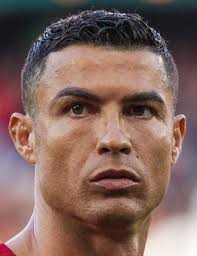
#> input picture test_data/cristiano.jpg, 197 x 256 px
$ jupyter execute --allow-errors Image_classification.ipynb   (shell and % lines are left out)
#> lines starting #> are read from the running program, lines starting #| are printed output that depends on the picture
[cell 1]
import cv2
import seaborn
import matplotlib.pyplot as plt
import numpy as np

[cell 2]
img=cv2.imread('test_data/cristiano.jpg')
#> img is the input picture: shape (256, 197, 3); mean B, G, R 94.1, 101.2, 129.1
img.shape
#> Out = (256, 197, 3)

[cell 3]
plt.imshow(img)
plt.show()

[cell 4]
gray=cv2.cvtColor(img,cv2.COLOR_BGR2GRAY)
gray

[cell 5]
plt.imshow(gray,cmap='gray')
plt.show()

[cell 6]
face_cascade = cv2.CascadeClassifier('opencv/haarcascades/haarcascade_frontalface_default.xml')
eye_cascade = cv2.CascadeClassifier('opencv/haarcascades/haarcascade_eye.xml')

faces = face_cascade.detectMultiScale(gray,1.9, 3)
#> faces = [[29, 44, 165, 165]]
faces
#> Out = [[29, 44, 165, 165]]

[cell 7]
x,y,w,h=faces[0]
#> x = 29; y = 44; w = 165; h = 165

[cell 8]
x,y,w,h
#> Out = (29, 44, 165, 165)

[cell 9]
face_img = cv2.rectangle(img,(x,y),(x+w,y+h),(255,155,0),2)
plt.imshow(face_img)
plt.show()

[cell 10]
cv2.destroyAllWindows()
for (x,y,w,h) in faces:
    face_img = cv2.rectangle(img,(x,y),(x+w,y+h),(255,0,0),2)
    roi_gray = gray[y:y+h, x:x+w]
    roi_color = face_img[y:y+h, x:x+w]
    eyes = eye_cascade.detectMultiScale(roi_gray)
    for (ex,ey,ew,eh) in eyes:
        cv2.rectangle(roi_color,(ex,ey),(ex+ew,ey+eh),(0,255,0),2)
#> this loop made 1 pass
#> (x, y, w, h, eyes) on pass 1: (29, 44, 165, 165, [[24, 42, 45, 45], [90, 45, 42, 42]])
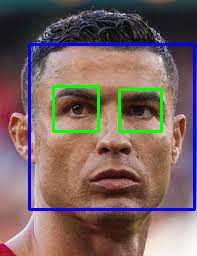
#> img: shape (256, 197, 3); mean B, G, R 98.1, 100, 121.1
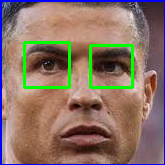
#> roi_color: shape (165, 165, 3); mean B, G, R 102.7, 114.9, 137.6


plt.figure()
plt.imshow(face_img, cmap='gray')
plt.show()

[cell 11]
plt.imshow(roi_color, cmap='gray')

[cell 12]
crop_img=np.array(roi_color)
crop_img.shape
#> Out = (165, 165, 3)

[cell 13]
import pywt
def py2dec(img,mode='haar',level=1):
    iArray=img
    iArray=cv2.cvtColor(iArray,cv2.COLOR_BGR2GRAY)
    iArray=np.float32(iArray)
    iArray/=255
    coff=pywt.wavedec2(iArray,mode,level=level)
    coff_h=list(coff)
    coff_h[0]*=0
    iArray_img=pywt.waverec2(coff_h,mode)
    iArray_img*=255
    iArray_img_f=np.uint8(iArray_img)
    return iArray_img_f

[cell 14]
py2dec(img)
#> in py2dec, `iArray=cv2.cvtColor(iArray,cv2.COLOR_BGR2GRAY)`:
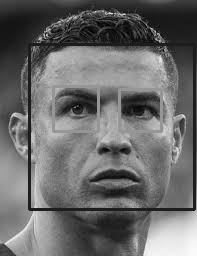
#> iArray: shape (256, 197); min 0, max 250, mean 106.1
#> in py2dec, `coff=pywt.wavedec2(iArray,mode,level=level)`: coff = 2 items

[cell 15]
im_har = py2dec(crop_img,'db1',5)
#> call 2 of py2dec, with mode = 'db1', level = 5
#> in py2dec (call 2), `iArray=cv2.cvtColor(iArray,cv2.COLOR_BGR2GRAY)`:
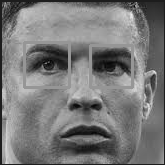
#> iArray: shape (165, 165); min 1, max 240, mean 120.3
#> in py2dec (call 2), `coff=pywt.wavedec2(iArray,mode,level=level)`: coff = 6 items
plt.imshow(im_har, cmap='gray')

[cell 16]
import cv2

def resize_image(image, width=300 ,height=100):
    """
    Resize the image to a specified width or height while maintaining aspect ratio.
    """
    h, w = image.shape[:2]

    if width is not None:
        # Calculate the new height maintaining the aspect ratio
        r = width / float(w)
        dim = (width, int(h * r))
    elif height is not None:
        # Calculate the new width maintaining the aspect ratio
        r = height / float(h)
        dim = (int(w * r), height)
    else:
        # If neither width nor height is specified, return the original image
        return image

    # Resize the image
    resized = cv2.resize(image, dim, interpolation=cv2.INTER_AREA)
    return resized

# Example usage
image = cv2.imread('test_data/download.jpg')
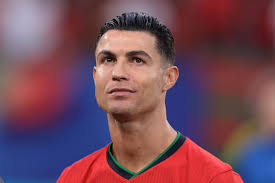
#> input picture test_data/download.jpg, 275 x 183 px
#> image is the input picture: shape (183, 275, 3); mean B, G, R 89.5, 74.5, 115.5
resized_image = resize_image(image, width=200,height=90)  # Resize to width of 800 pixels
plt.imshow(resized_image)
# plt.imshow(image)

[cell 17]
def detect_faces_dynamic(image):
    image=resize_image(image, width=600,height=800)
    # Dynamically set minSize based on image size
    min_size = (int(image.shape[1] * 0.1), int(image.shape[0] * 0.1))  # 10% of image size
    height, width = image.shape[:2]
    # Dynamically set scaleFactor and minNeighbors
    if height > 1000 or width > 1000:  # Large image sizes (e.g., high resolution)
        scale_factor = 1.2
    elif height < 500 or width < 500:  # Smaller images (e.g., low resolution)
        scale_factor = 1.05
    else:  # Standard images
        scale_factor = 1.1
                    # A common starting point
    min_neighbors = 5  # Adjust based on your dataset

    # Detect faces
    faces = face_cascade.detectMultiScale(gray, scaleFactor=scale_factor, minNeighbors=min_neighbors, minSize=min_size)

    return faces

[cell 18]
def get_cropped_image_if_2_eyes(image_path):
    img = cv2.imread(image_path)
    if img is None:
        return None
    gray = cv2.cvtColor(img, cv2.COLOR_BGR2GRAY)
    faces = detect_faces_dynamic(gray)
    for (x,y,w,h) in faces:
        roi_gray = gray[y:y+h, x:x+w]
        roi_color = img[y:y+h, x:x+w]
        eyes = eye_cascade.detectMultiScale(roi_gray)
        if len(eyes) >= 2:
            return roi_color

[cell 19]
img=cv2.imread('test_data/cristiano.jpg')
plt.imshow(img)
plt.show()

[cell 20]
cropped_image = get_cropped_image_if_2_eyes('test_data/cristiano.jpg')
#> in detect_faces_dynamic, `faces = face_cascade.detectMultiScale(gray, scaleFactor=scale_factor, ..`: faces = [[25, 45, 166, 166]]
#> the loop in get_cropped_image_if_2_eyes, `for (x,y,w,h) in faces:` made 1 pass
#> (x, y, w, h, eyes) on pass 1: (25, 45, 166, 166, [[27, 42, 44, 44], [66, 93, 26, 26], [92, 45, 42, 42]])
plt.imshow(cropped_image)

[cell 21]
img2=cv2.imread('test_data/download.jpg')
plt.imshow(img2)

[cell 22]
cropped_img2=get_cropped_image_if_2_eyes('test_data/download.jpg')
#> the loop in get_cropped_image_if_2_eyes, `for (x,y,w,h) in faces:` made 1 pass
#> (x, y, w, h, eyes) on pass 1: (24, 44, 166, 166, [[72, 3, 23, 23], [104, 6, 22, 22]])
plt.imshow(cropped_img2)
type(cropped_img2)

[cell 23]
img3=cv2.imread('test_data/OIP (4).jpg')
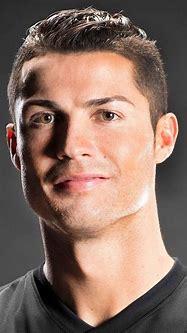
#> input picture test_data/OIP (4).jpg, 187 x 333 px
#> img3 is the input picture: shape (333, 187, 3); mean B, G, R 99.3, 110.5, 135.3
plt.imshow(img3)

[cell 24]
cropped_3=get_cropped_image_if_2_eyes('test_data/OIP (4).jpg')
#> in get_cropped_image_if_2_eyes (call 3), `faces = detect_faces_dynamic(gray)`: faces = [[23, 41, 171, 171]]
#> the loop in get_cropped_image_if_2_eyes, `for (x,y,w,h) in faces:` made 1 pass
#> (x, y, w, h, eyes) on pass 1: (23, 41, 171, 171, [[66, 59, 32, 32], [4, 62, 31, 31]])
#> pass 1, in get_cropped_image_if_2_eyes (call 3), `roi_color = img[y:y+h, x:x+w]`:
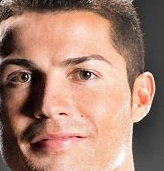
#> roi_color: shape (171, 164, 3); mean B, G, R 113, 128.9, 165.5
plt.imshow(cropped_3)
type(cropped_3)

[cell 25]
path_to_data = "assets/data/"
path_to_cr_data = "assets/data/cropped/"

[cell 26]
import os
img_dirs=[]
for entry in os.scandir(path_to_data):
    if entry.is_dir():
        img_dirs.append(entry.path)

[cell 27]
img_dirs

[cell 28]
import shutil
import os
if os.path.exists(path_to_cr_data):
    shutil.rmtree(path_to_cr_data)
os.mkdir(path_to_cr_data)

[cell 29]
cropped_image_dirs = []
celebrity_file_names_dict = {}
for img_dir in img_dirs:
    count = 1
    celebrity_name = img_dir.split('/')[-1]
    celebrity_file_names_dict[celebrity_name] = []
    for entry in os.scandir(img_dir):
        # print(entry.path)
        roi_color = get_cropped_image_if_2_eyes(entry.path)
#> call 4 of get_cropped_image_if_2_eyes, with image_path = 'assets/data/cristiano/OIP (3).jpg'
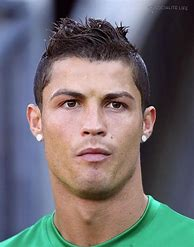
#> input picture assets/data/cristiano/OIP (3).jpg, 194 x 247 px
#> in get_cropped_image_if_2_eyes, img is the input picture: shape (247, 194, 3); mean B, G, R 110.7, 108, 111.2
#> in get_cropped_image_if_2_eyes (call 4), `gray = cv2.cvtColor(img, cv2.COLOR_BGR2GRAY)`:
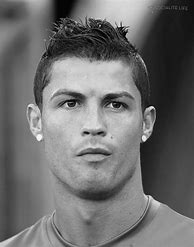
#> gray: shape (247, 194); min 0, max 252, mean 109.3
#> in get_cropped_image_if_2_eyes (call 4), `faces = detect_faces_dynamic(gray)`: faces = [[25, 45, 166, 166]]
#> the loop in get_cropped_image_if_2_eyes, `for (x,y,w,h) in faces:` made 1 pass
#> (x, y, w, h, eyes) on pass 1: (25, 45, 166, 166, [[74, 45, 29, 29], [30, 45, 29, 29]])
#> pass 1, in get_cropped_image_if_2_eyes (call 4), `roi_color = img[y:y+h, x:x+w]`:
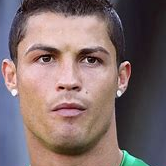
#> roi_color: shape (166, 166, 3); mean B, G, R 108.4, 108.7, 128.2
        if roi_color is not None:
            cropped_folder = path_to_cr_data + celebrity_name
            if not os.path.exists(cropped_folder):
                os.makedirs(cropped_folder)
                cropped_image_dirs.append(cropped_folder)
                print("Generating cropped images in folder: ",cropped_folder)
            cropped_file_name = celebrity_name + str(count) + ".png"
            cropped_file_path = cropped_folder + "/" + cropped_file_name
            cv2.imwrite(cropped_file_path, roi_color)
            celebrity_file_names_dict[celebrity_name].append(cropped_file_path)
            count += 1

[cell 30]
celebrity_file_names_dict = {}
for img_dir in cropped_image_dirs:
    celebrity_name = img_dir.split('/')[-1]
    file_list = []
    for entry in os.scandir(img_dir):
        file_list.append(entry.path)
    celebrity_file_names_dict[celebrity_name] = file_list
celebrity_file_names_dict

[cell 31]
class_dict = {}
count = 0
for celebrity_name in celebrity_file_names_dict.keys():
    class_dict[celebrity_name] = count
    count = count + 1
#> this loop made 0 passes
#> after the loop, class_dict = 0 items; count = 0
class_dict
